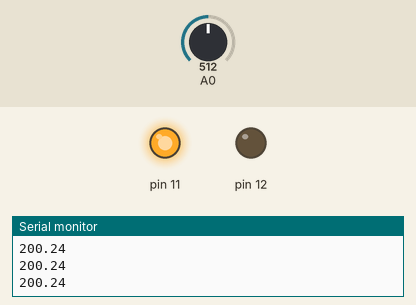
A sketch run on a simulated Arduino Uno, built with avr-gcc and run on an emulated ATmega328P. Shown: output pins drawn as LEDs (lit = HIGH), the last lines printed to the serial monitor. The test bench sets the inputs (shaded band); at power-on: A0 = 512.

Above: at 1.2 s.
1.3 s: A0 set to 183
2.8 s: A0 set to 148
At 3.6 s:
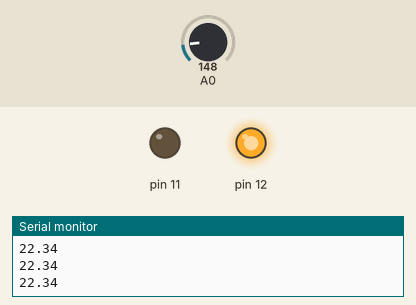
4.3 s: A0 set to 306
At 4.7 s:
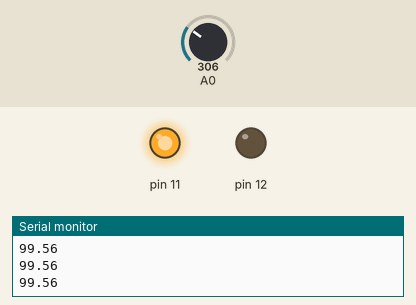
5.8 s: A0 set to 122
At 7.0 s:
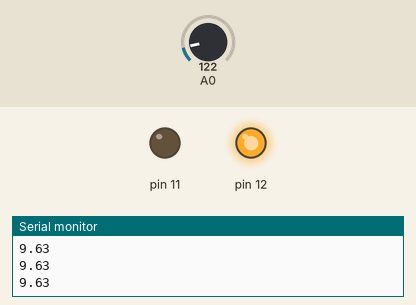
Timing chart, 0 to 8.3 s (numbered marks = the images above; inputs shaded):
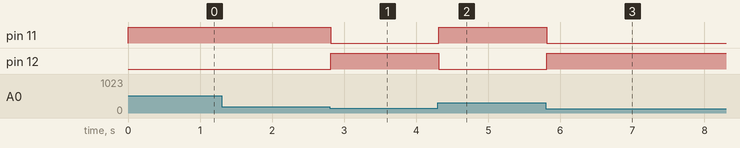

Measured:
- the behaviour switches between 167 and 166 on A0 (found by bisection; images 0 and 1)
- after the input at 2.8 s, pin 11: HIGH → LOW at once; pin 12: LOW → HIGH at once
- after the input at 4.3 s, pin 11: LOW → HIGH at once; pin 12: HIGH → LOW at once
- after the input at 5.8 s, pin 11: HIGH → LOW at once; pin 12: LOW → HIGH at once

The sketch:

temperature.ino
```cpp
void setup() {
  // put your setup code here, to run once:
Serial.begin(9600);
pinMode(12,OUTPUT);
pinMode(11,OUTPUT);
}

void loop() {
  // put your main code here, to run repeatedly:
  int value=analogRead(A0);
  float v=value*5.0/1023.0;
  float temp=v*100.0-50;
Serial.println(temp);
if(temp>31.5){
  digitalWrite(11,HIGH);
  digitalWrite(12,LOW);
  }
  else{
    digitalWrite(12,HIGH);
     digitalWrite(11,LOW);
    }
}
```
